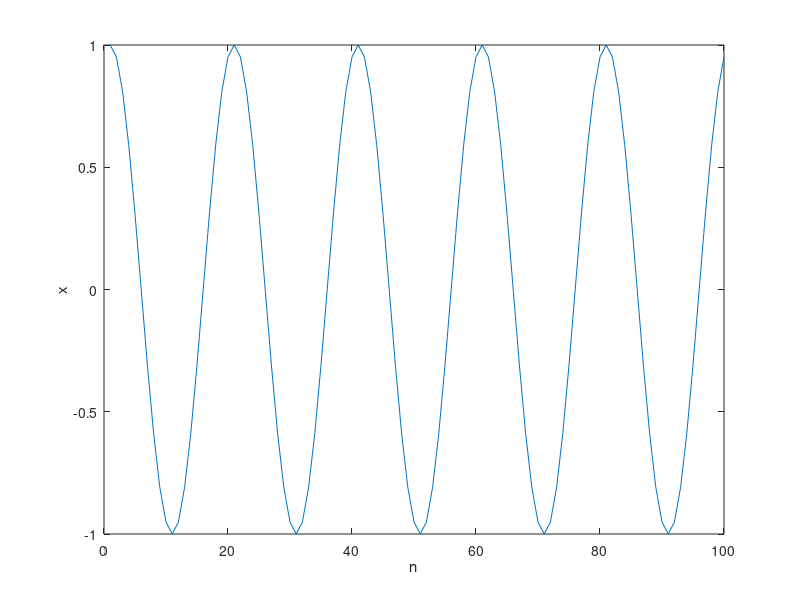
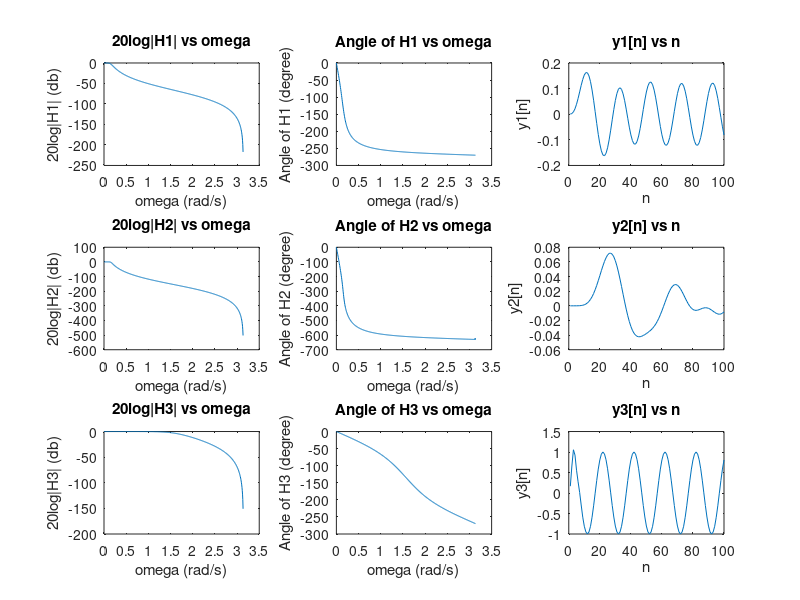

These figures' MATLAB source, in order:
% Define input signal
n = 1:100;
Ts = 1/20;
x = cos(2*pi*(n-1)*Ts);
figure
plot(n, x), xlabel('n'), ylabel('x');

% Design and apply 3 filters with different order and cutoff frequency
[b1, a1] = butter(3, 0.05);
y1 = filter(b1, a1, x);
[b2, a2] = butter(7, 0.05);
y2 = filter(b2, a2, x);
[b3, a3] = butter(3, 0.5);
y3 = filter(b3, a3, x);

% Compute frequency response of each filter
[H1, w1] = freqz(b1, a1);
[H2, w2] = freqz(b2, a2);
[H3, w3] = freqz(b3, a3);

% Plot frequency response and output signal of each filter
figure
subplot(3,3,1), plot(w1, 20*log10(abs(H1))), xlabel('omega (rad/s)'), ylabel('20log|H1| (db)')
title('20log|H1| vs omega')
subplot(3,3,2), plot(w1, rad2deg(unwrap(angle(H1)))), xlabel('omega (rad/s)'), ylabel('Angle of H1 (degree)')
title('Angle of H1 vs omega')
subplot(3,3,3), plot(n, y1), xlabel('n'), ylabel('y1[n]')
title('y1[n] vs n')
subplot(3,3,4), plot(w2, 20*log10(abs(H2))), xlabel('omega (rad/s)'), ylabel('20log|H2| (db)')
title('20log|H2| vs omega')
subplot(3,3,5), plot(w2, rad2deg(unwrap(angle(H2)))), xlabel('omega (rad/s)'), ylabel('Angle of H2 (degree)')
title('Angle of H2 vs omega')
subplot(3,3,6), plot(n, y2), xlabel('n'), ylabel('y2[n]')
title('y2[n] vs n')
subplot(3,3,7), plot(w3, 20*log10(abs(H3))), xlabel('omega (rad/s)'), ylabel('20log|H3| (db)')
title('20log|H3| vs omega')
subplot(3,3,8), plot(w3, rad2deg(unwrap(angle(H3)))), xlabel('omega (rad/s)'), ylabel('Angle of H3 (degree)')
title('Angle of H3 vs omega')
subplot(3,3,9), plot(n, y3), xlabel('n'), ylabel('y3[n]')
title('y3[n] vs n')
